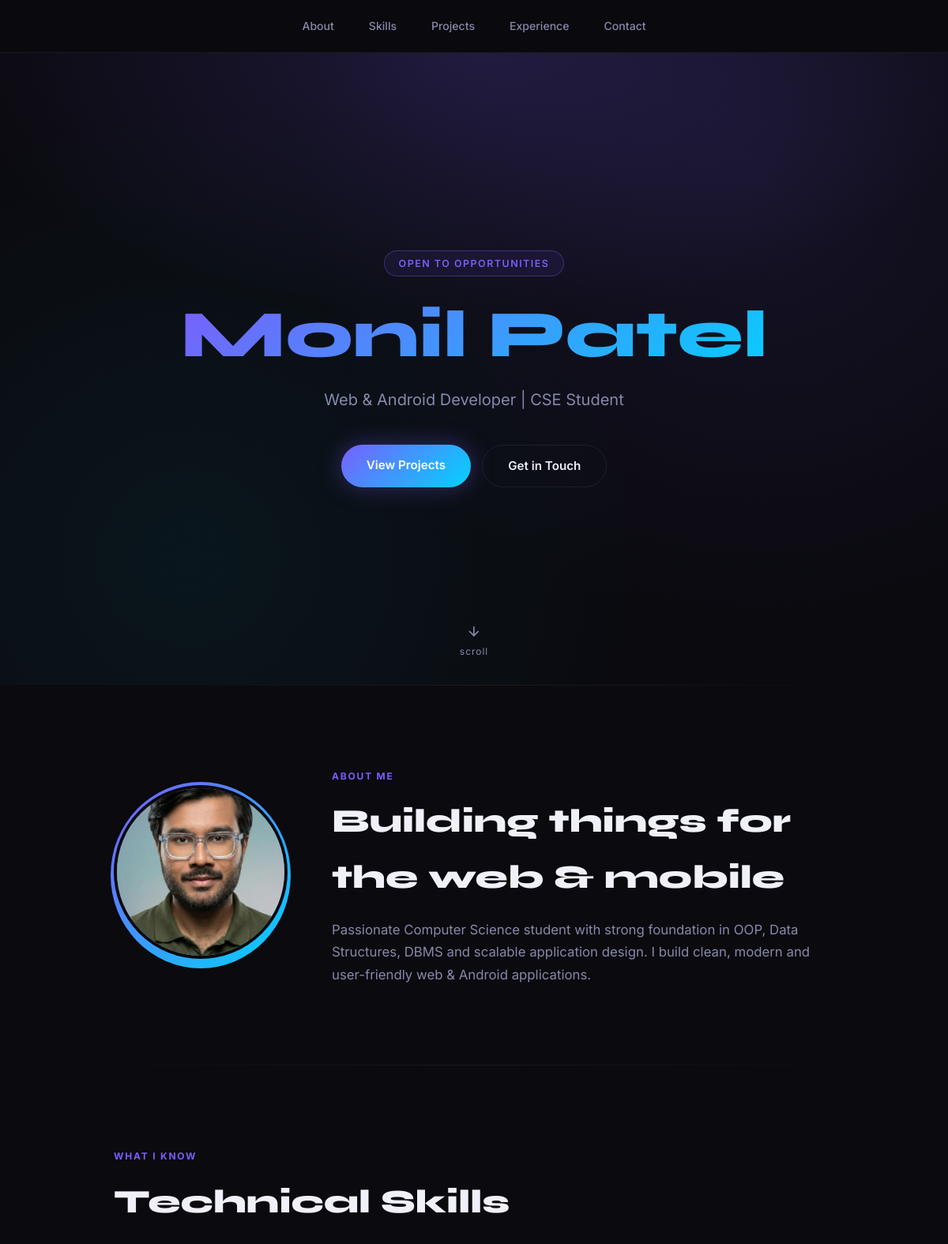
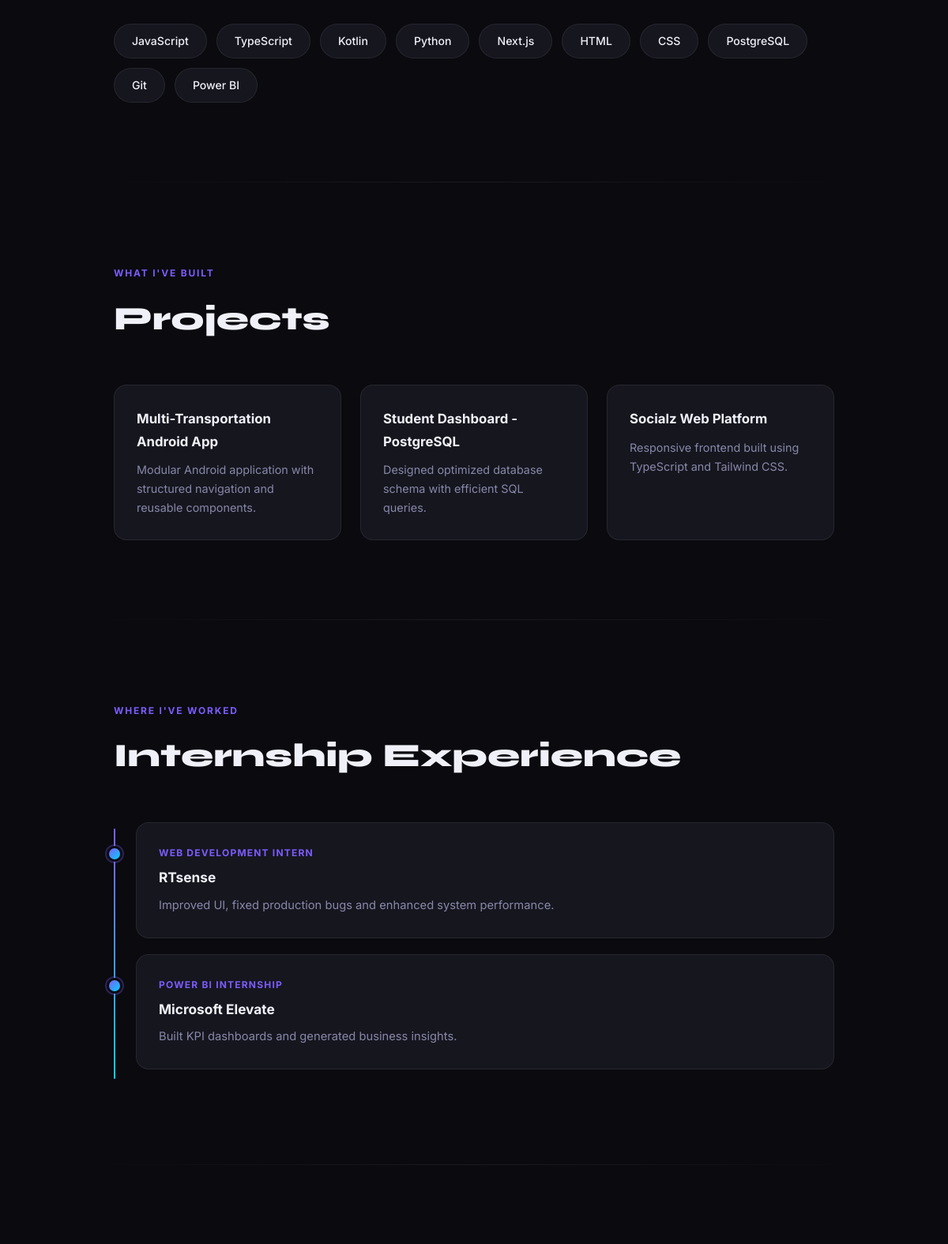
The page /php2/index.php (upper part) on the database its author committed (2 pictures, top to bottom).
### tables this page shows
CREATE TABLE IF NOT EXISTS profile (
    id INT AUTO_INCREMENT PRIMARY KEY,
    full_name VARCHAR(100) NOT NULL,
    tagline VARCHAR(200) NOT NULL,
    bio TEXT NOT NULL,
    email VARCHAR(100) NOT NULL,
    phone VARCHAR(20),
    location VARCHAR(100),
    linkedin_url VARCHAR(255),
    github_url VARCHAR(255)
);

CREATE TABLE IF NOT EXISTS projects (
    id INT AUTO_INCREMENT PRIMARY KEY,
    title VARCHAR(150) NOT NULL,
    description TEXT NOT NULL,
    sort_order INT NOT NULL DEFAULT 0
);

CREATE TABLE IF NOT EXISTS internships (
    id INT AUTO_INCREMENT PRIMARY KEY,
    company VARCHAR(150) NOT NULL,
    role VARCHAR(150) NOT NULL,
    description TEXT NOT NULL,
    sort_order INT NOT NULL DEFAULT 0
);

### php2/index.php (the view, shortened to what this page needs)
<?php
$dbHost = '127.0.0.1';
$dbName = 'portfolio_db';
$dbUser = 'root';
$dbPass = 'roshan jatu';
$profile     = null;
$skills      = [];
$projects    = [];
$internships = [];
function e($v) { return htmlspecialchars((string) $v, ENT_QUOTES, 'UTF-8'); }
try {
    $pdo = new PDO(
        "mysql:host={$dbHost};dbname={$dbName};charset=utf8mb4",
        $dbUser,
        $dbPass,
        [PDO::ATTR_ERRMODE => PDO::ERRMODE_EXCEPTION]
    );
    $profile     = $pdo->query('SELECT * FROM profile LIMIT 1')->fetch(PDO::FETCH_ASSOC);
    $skills      = $pdo->query('SELECT name FROM skills ORDER BY sort_order ASC')->fetchAll(PDO::FETCH_COLUMN);
    $projects    = $pdo->query('SELECT title, description FROM projects ORDER BY sort_order ASC')->fetchAll(PDO::FETCH_ASSOC);
    $internships = $pdo->query('SELECT company, role, description FROM internships ORDER BY sort_order ASC')->fetchAll(PDO::FETCH_ASSOC);
} catch (Throwable $ex) {
    if (!empty($_GET['msg'])) {
        $formMsg   = (string) $_GET['msg'];
        $formError = ($_GET['err'] ?? '0') === '1';
    }
    $profile = [
        'full_name'    => 'Monil Patel',
        'tagline'      => 'Web & Android Developer | CSE Student',
        'bio'          => 'Passionate Computer Science student with strong foundation in OOP, Data Structures, DBMS and scalable application design. I build clean, modern and user-friendly web & Android applications.',
        'email'        => 'monilpatel154@gmail.com',
        'phone'        => '8849740412',
        'location'     => 'Bengaluru, India',
        'linkedin_url' => 'https://www.linkedin.com/in/monil-patel-946845255/',
        'github_url'   => 'https://github.com/Monilpatel154',
    ];
    $skills      = ['JavaScript','TypeScript','Kotlin','Python','Next.js','HTML','CSS','PostgreSQL','Git','Power BI'];
    $projects    = [
        ['title' => 'Multi-Transportation Android App', 'description' => 'Modular Android application with structured navigation and reusable components.'],
        ['title' => 'Student Dashboard - PostgreSQL',   'description' => 'Designed optimized database schema with efficient SQL queries.'],
        ['title' => 'Socialz Web Platform',             'description' => 'Responsive frontend built using TypeScript and Tailwind CSS.'],
    ];
    $internships = [
        ['company' => 'RTsense',          'role' => 'Web Development Intern',  'description' => 'Improved UI, fixed production bugs and enhanced system performance.'],
        ['company' => 'Microsoft Elevate','role' => 'Power BI Internship',     'description' => 'Built KPI dashboards and generated business insights.'],
    ];
}
?>
<!DOCTYPE html>
<html lang="en">
<head>
    <link rel="stylesheet" href="style.css">
</head>
<body>
    <nav>
        <a href="#about">About</a>
        <a href="#skills">Skills</a>
        <a href="#projects">Projects</a>
        <a href="#internships">Experience</a>
        <a href="#contact">Contact</a>
    </nav>
    <header>
        <div class="hero-badge">Open to opportunities</div>
        <h1><?php echo e($profile['full_name']); ?></h1>
        <p><?php echo e($profile['tagline']); ?></p>
        <div class="hero-cta">
            <a href="#projects" class="btn-primary">View Projects</a>
            <a href="#contact"  class="btn-outline">Get in Touch</a>
        </div>
        <div class="scroll-hint">
            <svg width="20" height="20" viewBox="0 0 24 24" fill="none" stroke="currentColor" stroke-width="2"><path d="M12 5v14M5 12l7 7 7-7"/></svg>
            scroll
        </div>
    </header>
    <div class="divider"></div>
    <section id="about" class="section">
        <div class="about-grid">
            <div class="about-img-wrap">
                <img src="monil.jpg.jpeg" alt="<?php echo e($profile['full_name']); ?>">
            </div>
            <div class="about-text">
                <span class="section-label">About Me</span>
                <h2>Building things for the web &amp; mobile</h2>
                <p><?php echo e($profile['bio']); ?></p>
            </div>
        </div>
    </section>
    <div class="divider"></div>
    <section id="skills" class="section">
        <span class="section-label">What I know</span>
        <h2>Technical Skills</h2>
        <div class="skills-grid">
            <?php foreach ($skills as $skill): ?>
                <span class="skill-pill"><?php echo e($skill); ?></span>
            <?php endforeach; ?>
        </div>
    </section>
    <div class="divider"></div>
    <section id="projects" class="section">
        <span class="section-label">What I've built</span>
        <h2>Projects</h2>
        <div class="cards-grid">
            <?php foreach ($projects as $project): ?>
                <div class="card">
                    <h3><?php echo e($project['title']); ?></h3>
                    <p><?php echo e($project['description']); ?></p>
                </div>
            <?php endforeach; ?>
        </div>
    </section>
    <div class="divider"></div>
    <section id="internships" class="section">
        <span class="section-label">Where I've worked</span>
        <h2>Internship Experience</h2>
        <div class="timeline">
            <?php foreach ($internships as $intern): ?>
                <div class="timeline-item">
                    <div class="role"><?php echo e($intern['role']); ?></div>
                    <h3><?php echo e($intern['company']); ?></h3>
                    <p><?php echo e($intern['description']); ?></p>
                </div>
            <?php endforeach; ?>
        </div>
    </section>
    <div class="divider"></div>
    <section id="contact" class="section">
    </section>
</body>
</html>

### rows shown on the page
profile: full_name "Monil Patel", tagline "Web & Android Developer | CSE Student", bio "Passionate Computer Science student with strong foundation in OOP, Data Structures, DBMS and scalable application design. I build clean, modern and user-friendly web & Android applications."
projects: title "Multi-Transportation Android App", description "Modular Android application with structured navigation and reusable components."
projects: title "Student Dashboard - PostgreSQL", description "Designed optimized database schema with efficient SQL queries."
projects: title "Socialz Web Platform", description "Responsive frontend built using TypeScript and Tailwind CSS."
internships: role "WEB DEVELOPMENT INTERN", company "RTsense", description "Improved UI, fixed production bugs and enhanced system performance."
internships: role "POWER BI INTERNSHIP", company "Microsoft Elevate", description "Built KPI dashboards and generated business insights."

### other values the page prints
$skill "JavaScript"
$skill "TypeScript"
$skill "Kotlin"
$skill "Python"
$skill "Next.js"
$skill "HTML"
$skill "CSS"
$skill "PostgreSQL"
$skill "Git"
$skill "Power BI"
